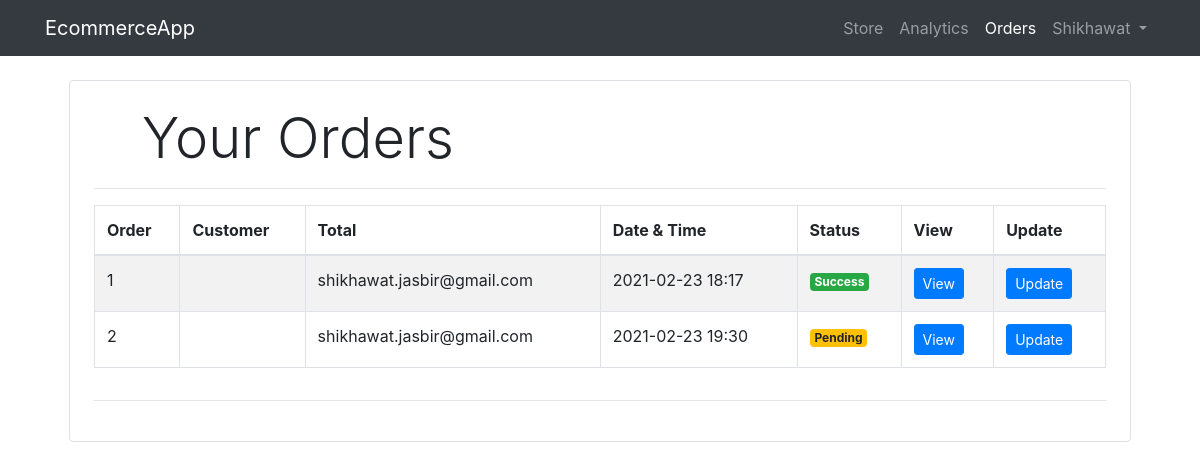
The page /orders/ (signed in) on the database as committed earlier.
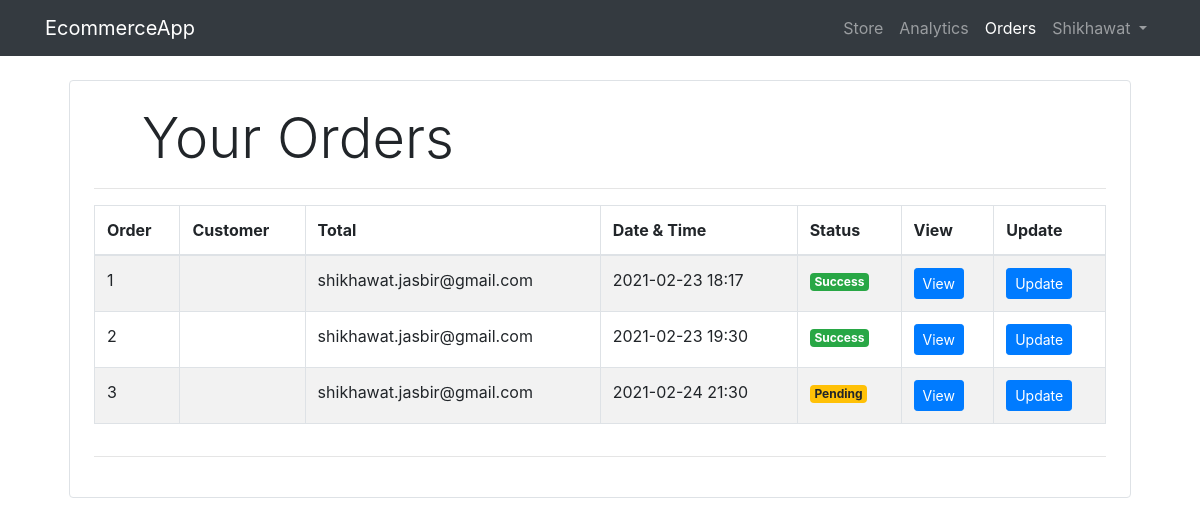
The same page on the database as committed later.
### orders/models/order.py (models this page shows, shortened)
class Order(models.Model):
    customer = models.ForeignKey(Customer, on_delete=models.CASCADE)
    total_price = models.FloatField()
    date = models.DateTimeField(auto_now_add=True)
    status = models.BooleanField(default=False)
    address = models.CharField(
        "Address",
        max_length=1024,
    )
    zip_code = models.CharField(
        "ZIP / Postal code",
        max_length=12,
    )
    city = models.CharField(
        "City",
        max_length=1024,
    )
    state = models.CharField(
        "State",
        max_length=1024
    )
    country = models.CharField(
        "Country",
        max_length=1024,
    )
    @staticmethod
    def get_all_orders():
        return Order.objects.all()

### account/models/customer.py (models this page shows, shortened)
class Customer(models.Model):
    first_name = models.CharField(max_length=30)
    last_name = models.CharField(max_length=30)
    phone = models.CharField(max_length=13)
    email = models.EmailField(unique=True)
    password = models.CharField(max_length=50)
    date_joined = models.DateTimeField(verbose_name="date joined", auto_now_add=True)
    last_login = models.DateTimeField(verbose_name="last login", auto_now=True)

### orders/views/orders.py (the view, shortened to what this page needs)
# urls.py: path('', views.Orders.as_view(), name='orders'),
class Orders(View):
    def get(self, request):
        if request.session.get('user_type') == 'seller':
            orders = Order.get_all_orders()
            return render(request, 'orders/seller.html', {'orders':orders})
        else:
            customer_id = request.session.get('user_id')
            orders = Order.get_orders_by_customer_id(customer_id)
            return render(request, 'orders/customer.html', {'orders': orders})

### dashboard/templatetags/dashboard_filters.py (called while the page is built)
@register.filter(name = 'currency')
def currency(price):
    return format_currency(price, 'INR', locale='en_IN')

@register.filter(name='is_seller')
def is_seller(request):
    if request.session.get('user_id'):
        if request.session.get('user_type')=="seller":
            return True
    return False

### orders/templates/orders/seller.html (shortened to what this page needs)
{% extends 'dashboard/base.html' %}
{% block content %}
{% load dashboard_filters %}
{% load cart_filters %}
<div class="container">
    <div class="border rounded p-4 m-4">
         <p class="display-4 pl-4 ml-4">Your Orders</p>
         <hr>
         <div class="table-responsive">
         <table id="orders" class="table table-striped table-bordered">
             <thead>
                 <tr>
                     <th>Order</th>
                     <th>Customer</th>
                     <th>Total</th>
                     <th>Date & Time</th>
                     <th>Status</th>
                     <th>View</th>
                     <th>Update</th>
                 </tr>
             </thead>
             <tbody>
            {% for order in orders %}
            <tr>
                <td>{{forloop.counter}}</td>
                <td>{{order.total_price|currency}}</td>
                <td>{{order.customer.email}}</td>
                <td>{{order.date|date:'Y-m-d H:i'}}</td>
                <td>
                    {% if order.status %}
                    <span class="badge badge-success">Success</span>
                    {% else %}
                    <span class="badge badge-warning">Pending</span>
                    {% endif %}
                </td>
                <td>
                    <form target="_blank" action="{% url 'view-order' %}" method="GET">
                        <input type="submit" value="View" class="btn btn-sm btn-primary"/>
                    </form>
                </td>
                <td>
                    <form action="" method="post">
                        <input type="submit" value="Update" class="btn btn-sm btn-primary"/>
                    </form>
                </td>
            </tr>
            {% endfor %}
        </tbody>
    </table>
</div>
    <hr>
</div>
</div>
{% endblock content %}

Rows that differ between the two databases and show on the page:
changed Order (number 2 of 3 on the later page): status "Pending" → "Success"
added Order: customer.email "shikhawat.jasbir@gmail.com", date "2021-02-24 21:30", status "Pending"
